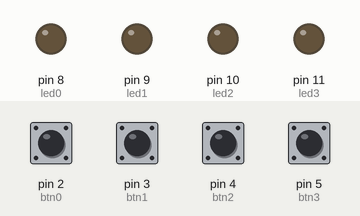
This sketch was run on a simulated Arduino Uno, built with avr-gcc and run on an emulated ATmega328P. Shown: output pins drawn as LEDs (lit = HIGH). The test bench sets the inputs (shaded band); at power-on: pin 2 (btn0), pin 3 (btn1), pin 4 (btn2), pin 5 (btn3) LOW.

Above: at 1.2 s.
1.3 s: pin 2 (btn0) pulled HIGH for 0.15 s
At 1.42 s:
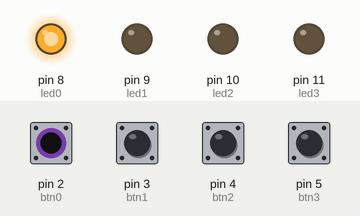
2.9 s: pin 3 (btn1) pulled HIGH for 0.15 s
At 3.02 s:
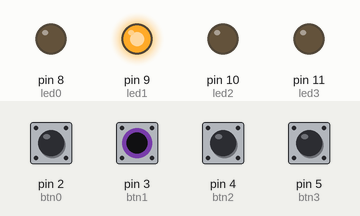
4.6 s: pin 4 (btn2) pulled HIGH for 0.15 s
At 4.72 s:
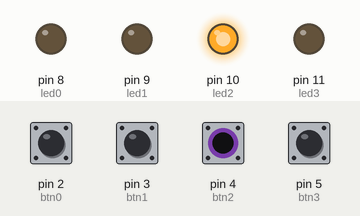
6.3 s: pin 5 (btn3) pulled HIGH for 0.15 s
At 6.42 s:
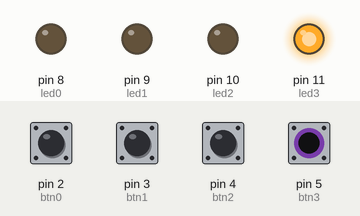
8.0 s: pin 2 (btn0) driven HIGH and pin 3 (btn1) driven HIGH
At 8.5 s:
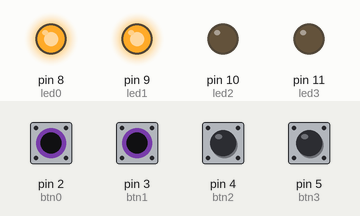
9.5 s: pin 4 (btn2) pulled HIGH for 1 s
At 10.3 s:
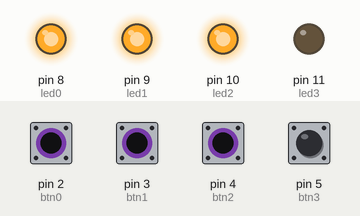
Timing chart, 0 to 12.5 s (numbered marks = the images above; inputs shaded):
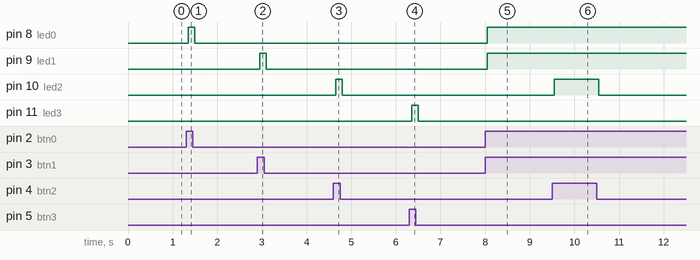

Measured:
- after the input at 1.3 s, pin 8 (led0): LOW → HIGH after 0.05 s, → LOW 0.15 s later
- after the input at 2.9 s, pin 9 (led1): LOW → HIGH after 0.05 s, → LOW 0.15 s later
- after the input at 4.6 s, pin 10 (led2): LOW → HIGH after 0.05 s, → LOW 0.15 s later
- after the input at 6.3 s, pin 11 (led3): LOW → HIGH after 0.05 s, → LOW 0.15 s later
- after the input at 8.0 s, pin 8 (led0), pin 9 (led1): LOW → HIGH after 0.05 s
- after the input at 9.5 s, pin 10 (led2): LOW → HIGH after 0.05 s, → LOW 1.0 s later

The sketch:

Debounce_Multiple_Buttons.ino
```cpp
 /*
Taken mostly from https://www.arduino.cc/en/Tutorial/Debounce
Modified by Geoff Spielman on 2016-08-6.
*/

//breadboard setup
const int btn0 = 2;
const int btn1 = 3;
const int btn2 = 4;
const int btn3 = 5;
const int led0 = 8;  //red
const int led1 = 9;  //yellow
const int led2 = 10; //green
const int led3 = 11; //blue

int btn[] = {btn0, btn1, btn2, btn3};
int led[] = {led0, led1, led2, led3};


unsigned long prevChangeTime[] = {0, 0, 0, 0};
int prevButtonState[] = {0,0,0,0};
int buttonState[] = {0,0,0,0};
unsigned long debounceTime = 50;

void setup() {
 Serial.begin(9600);
 pinMode(btn0, INPUT);
 pinMode(btn1, INPUT);
 pinMode(btn2, INPUT);
 pinMode(btn3, INPUT);
 pinMode(led0, OUTPUT);
 pinMode(led1, OUTPUT);
 pinMode(led2, OUTPUT);
 pinMode(led3, OUTPUT);
}

void loop() {

  for (int i = 0; i < 4; i ++)
  {
    //get the current state of the button
    int cur = digitalRead(btn[i]);

    //if the button state has changed, store the current time
    if (cur != prevButtonState[i])
      prevChangeTime[i] = millis();

    //if the button has been at this current state for longer than the debounce time (not noise)
    if ((millis() - prevChangeTime[i]) > debounceTime)
    {
      //if the leveled out button state is different than the last intended state
      if (cur != buttonState[i])
      {
        buttonState[i] = cur;

        //now that the new state has been confirmed, put your code here
        if (cur)
        {
          //button pressed down
          digitalWrite(led[i], HIGH);
        }
        else {
          //button released
          digitalWrite(led[i], LOW);
        }
      }
    }
    //overwrite previous with current for next interation of the loop
    prevButtonState[i] = cur;
  }
}
```
